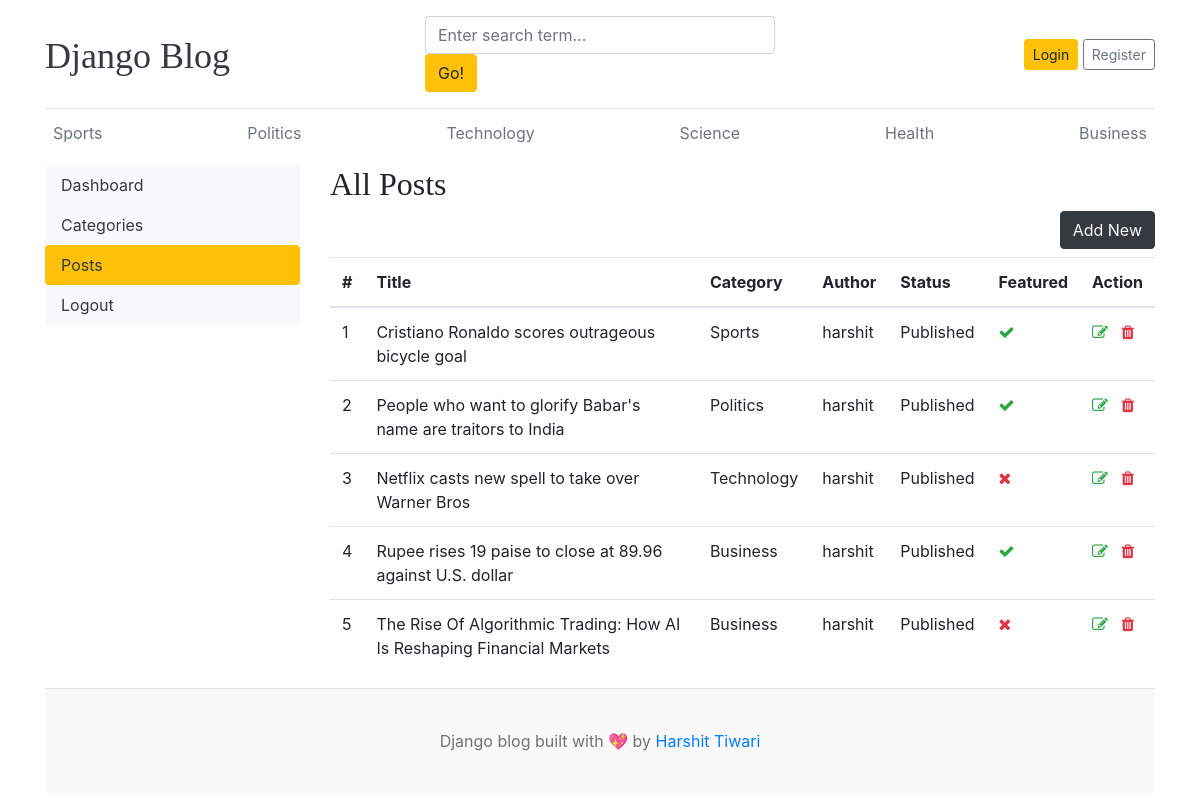
Before: /dashboard/posts/ with the older database file.
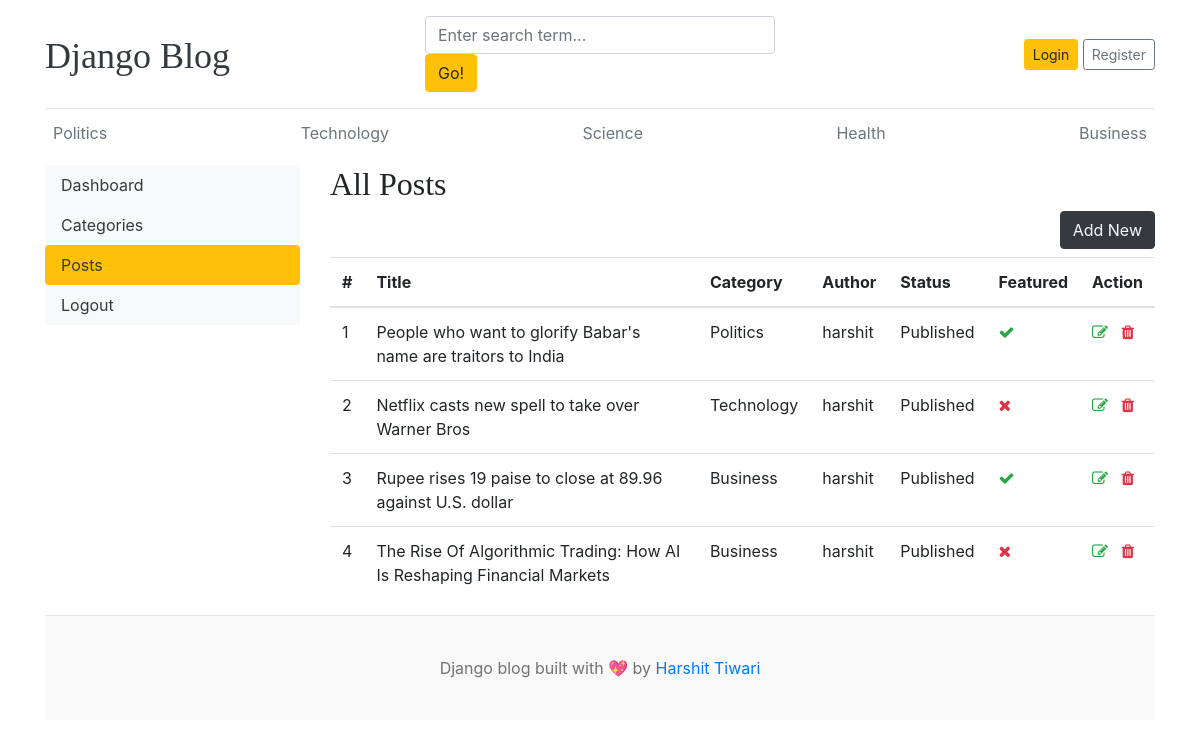
After: the same page with the newer database file.
### blogs/models.py (models this page shows, shortened)
class Category(models.Model):
    category_name = models.CharField(max_length=50, unique=True)
    created_at = models.DateTimeField(auto_now_add=True)
    updated_at = models.DateTimeField(auto_now=True)
    class Meta:
        verbose_name_plural = 'categories'
    def __str__(self):
        return self.category_name

class Blog(models.Model):
    title = models.CharField(max_length=100)
    slug = models.SlugField(max_length=150, unique=True, blank=True)
    category = models.ForeignKey(Category, on_delete=models.CASCADE)
    author = models.ForeignKey(User, on_delete=models.CASCADE)
    featured_image = models.ImageField(upload_to='uploads/%Y/%m/%d')
    short_description = models.TextField(max_length=500)
    blog_body = models.TextField(max_length=2000)
    status = models.CharField(max_length=20, choices=STATUS_CHOICES, default="Default")
    is_featured = models.BooleanField(default=False)
    created_at = models.DateTimeField(auto_now_add=True)
    updated_at = models.DateTimeField(auto_now=True)

### dashboards/views.py (the view)
# urls.py: path('posts/', views.posts, name='posts'),
def posts(request):
    posts = Blog.objects.all()
    context = {
        'posts' : posts,
    }
    return render(request, 'dashboard/posts.html', context)

### blogs/context_processors.py (called while the page is built)
def get_categories(request):
    categories = Category.objects.all()
    return dict(categories=categories)

def get_social_links(request):
    social_links = SocialLink.objects.all()
    return dict(social_links=social_links)

### templates/dashboard/posts.html (shortened to what this page needs)
{% extends 'base.html' %}
{% block content %}
<div class="row">
    {% include 'dashboard/sidebar.html' %}
    <div class="col-md-9">
        <h2>All Posts</h2>
        <a href="{% url 'add_post' %}" class="btn btn-dark text-light float-right mb-2">Add New</a>
        <table class="table table-hover">
            <thead>
                <tr>
                    <th>#</th>
                    <th>Title</th>
                    <th>Category</th>
                    <th>Author</th>
                    <th>Status</th>
                    <th>Featured</th>
                    <th>Action</th>
                </tr>
            </thead>
            <tbody>
                {% for post in posts %}
                <tr>
                    <td>{{ forloop.counter }}</td>
                    <td>{{ post.title }}</td>
                    <td>{{ post.category }}</td>
                    <td>{{ post.author }}</td>
                    <td>{{ post.status }}</td>
                    <td>{% if post.is_featured %}<i class="fa fa-check text-success"></i>{% else %}<i class="fa fa-times text-danger"></i>{% endif %}</td>
                    <td>
                        <a href="{% url 'edit_post' post.id %}"><i class="fa fa-edit text-success"></i></a>
                        <a href="{% url 'delete_post' post.id %}"><i class="fa fa-trash text-danger"></i></a>
                    </td>
                </tr>
                {% endfor %}
            </tbody>
        </table>
    </div>
</div>
{% endblock %}

### templates/base.html (shortened to what this page needs)
{% load static %}
<!DOCTYPE html>
<html lang="en">
<head>
    <link href="https://getbootstrap.com/docs/4.0/dist/css/bootstrap.min.css" rel="stylesheet">
    <link href="{% static 'css/blog.css' %}" rel="stylesheet">
    <link rel="stylesheet" href="https://cdnjs.cloudflare.com/ajax/libs/font-awesome/4.7.0/css/font-awesome.min.css">
</head>
<body>
    <div class="container">
        <header class="blog-header py-3">
            <div class="row flex-nowrap justify-content-between align-items-center">
                <div class="col-4 pt-1">
                    <a class="blog-header-logo text-dark" href="/">Django Blog</a>
                </div>
                <div class="col-4">
                    <form action="{% url 'search' %}" method="GET">
                        <input class="form-control" type="text" name="keyword" value="{{keyword}}" placeholder="Enter search term..." aria-label="Enter search term..." aria-describedby="button-search" />
                        <button type="submit" class="btn btn-warning" id="button-search" type="button">Go!</button>
                    </form>
                </div>
                <div class="col-4 d-flex justify-content-end align-items-center">
                    {% if not user.is_authenticated %}
                    <a class="btn btn-sm btn-warning" href="{% url 'login' %}">Login</a> &nbsp;
                    <a class="btn btn-sm btn-outline-secondary" href="{% url 'register' %}">Register</a>
                    {% else %}
                    <span><a href="{% url 'dashboard' %}">Dashboard</a></span>
                    &emsp;
                    <span><a href="{% url 'logout' %}">Logout</a></span>
                    {% endif %}
                </div>
            </div>
        </header>
        <div class="nav-scroller py-1 mb-2">
            <nav class="nav d-flex justify-content-between">
                {% for cat in categories %}
                <a class="p-2 text-muted" href="{% url 'posts_by_category' cat.id %}">{{ cat.category_name }}</a>
                {% endfor %}
        </div>
{% block content %}
{% endblock %}
 <footer class="blog-footer">
        <p>Django blog built with 💖 by <a href="#">Harshit Tiwari</a></p>
    </footer>
</body>
</html>

Changed rows visible on the page:
removed Category: category_name "Sports"
removed Blog: title "Cristiano Ronaldo scores outrageous bicycle goal", category "Sports", author "harshit", status "Published", is_featured True (drawn)
